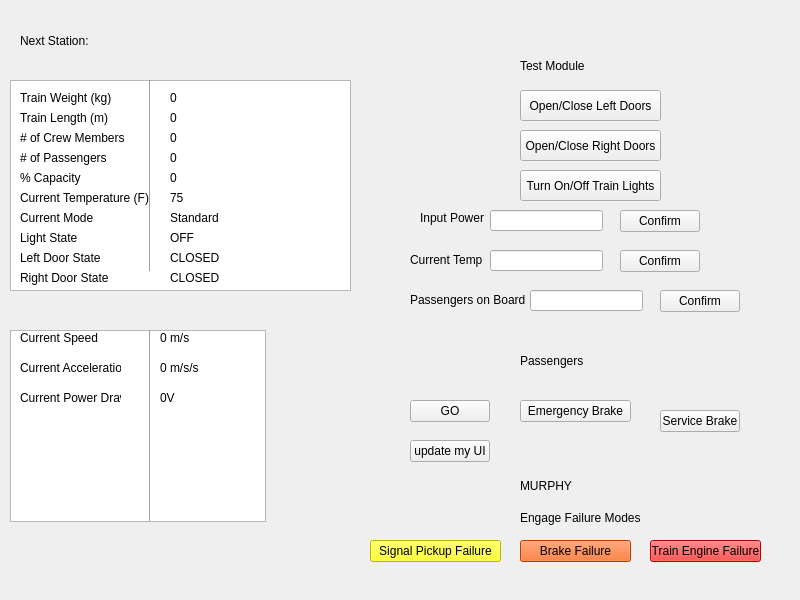
<?xml version="1.0" encoding="UTF-8"?>
<ui version="4.0">
 <class>TrainModelUI</class>
 <widget class="QWidget" name="TrainModelUI">
  <property name="geometry">
   <rect>
    <x>0</x>
    <y>0</y>
    <width>800</width>
    <height>600</height>
   </rect>
  </property>
  <property name="windowTitle">
   <string>TrainModelUI</string>
  </property>
  <widget class="QLabel" name="trainWeightButton">
   <property name="geometry">
    <rect>
     <x>20</x>
     <y>90</y>
     <width>111</width>
     <height>16</height>
    </rect>
   </property>
   <property name="text">
    <string>Train Weight (kg)</string>
   </property>
  </widget>
  <widget class="QListView" name="listView">
   <property name="geometry">
    <rect>
     <x>10</x>
     <y>80</y>
     <width>341</width>
     <height>211</height>
    </rect>
   </property>
  </widget>
  <widget class="QLabel" name="trainLengthButton">
   <property name="geometry">
    <rect>
     <x>20</x>
     <y>110</y>
     <width>101</width>
     <height>16</height>
    </rect>
   </property>
   <property name="text">
    <string>Train Length (m)</string>
   </property>
  </widget>
  <widget class="QLabel" name="passengersOnTrain">
   <property name="geometry">
    <rect>
     <x>20</x>
     <y>150</y>
     <width>91</width>
     <height>16</height>
    </rect>
   </property>
   <property name="text">
    <string># of Passengers</string>
   </property>
  </widget>
  <widget class="QLabel" name="percentCapacity">
   <property name="geometry">
    <rect>
     <x>20</x>
     <y>170</y>
     <width>71</width>
     <height>16</height>
    </rect>
   </property>
   <property name="text">
    <string>% Capacity</string>
   </property>
  </widget>
  <widget class="QLabel" name="currentTemp">
   <property name="geometry">
    <rect>
     <x>20</x>
     <y>190</y>
     <width>131</width>
     <height>16</height>
    </rect>
   </property>
   <property name="text">
    <string>Current Temperature (F)</string>
   </property>
  </widget>
  <widget class="QLabel" name="currentMode">
   <property name="geometry">
    <rect>
     <x>20</x>
     <y>210</y>
     <width>81</width>
     <height>16</height>
    </rect>
   </property>
   <property name="text">
    <string>Current Mode</string>
   </property>
  </widget>
  <widget class="Line" name="line">
   <property name="geometry">
    <rect>
     <x>140</x>
     <y>80</y>
     <width>21</width>
     <height>191</height>
    </rect>
   </property>
   <property name="orientation">
    <enum>Qt::Vertical</enum>
   </property>
  </widget>
  <widget class="QLabel" name="trainWeightV">
   <property name="geometry">
    <rect>
     <x>170</x>
     <y>90</y>
     <width>71</width>
     <height>16</height>
    </rect>
   </property>
   <property name="text">
    <string>0</string>
   </property>
  </widget>
  <widget class="QLabel" name="trainLengthValue">
   <property name="geometry">
    <rect>
     <x>170</x>
     <y>110</y>
     <width>71</width>
     <height>16</height>
    </rect>
   </property>
   <property name="text">
    <string>0</string>
   </property>
  </widget>
  <widget class="QLabel" name="passengersOnTrainValue">
   <property name="geometry">
    <rect>
     <x>170</x>
     <y>150</y>
     <width>81</width>
     <height>16</height>
    </rect>
   </property>
   <property name="text">
    <string>0</string>
   </property>
  </widget>
  <widget class="QLabel" name="percentCapacityValue">
   <property name="geometry">
    <rect>
     <x>170</x>
     <y>170</y>
     <width>71</width>
     <height>16</height>
    </rect>
   </property>
   <property name="text">
    <string>0</string>
   </property>
  </widget>
  <widget class="QLabel" name="currentTempValue">
   <property name="geometry">
    <rect>
     <x>170</x>
     <y>190</y>
     <width>51</width>
     <height>16</height>
    </rect>
   </property>
   <property name="text">
    <string>75</string>
   </property>
  </widget>
  <widget class="QLabel" name="currentModeValue">
   <property name="geometry">
    <rect>
     <x>170</x>
     <y>210</y>
     <width>171</width>
     <height>16</height>
    </rect>
   </property>
   <property name="text">
    <string>Standard</string>
   </property>
  </widget>
  <widget class="QTableWidget" name="tableWidget">
   <property name="geometry">
    <rect>
     <x>10</x>
     <y>330</y>
     <width>256</width>
     <height>192</height>
    </rect>
   </property>
  </widget>
  <widget class="QLabel" name="currentSpeedLabel">
   <property name="geometry">
    <rect>
     <x>20</x>
     <y>330</y>
     <width>81</width>
     <height>16</height>
    </rect>
   </property>
   <property name="text">
    <string>Current Speed</string>
   </property>
  </widget>
  <widget class="QLabel" name="currentAccelerationLabel">
   <property name="geometry">
    <rect>
     <x>20</x>
     <y>360</y>
     <width>101</width>
     <height>16</height>
    </rect>
   </property>
   <property name="text">
    <string>Current Acceleration</string>
   </property>
  </widget>
  <widget class="QLabel" name="currentPowerLabel">
   <property name="geometry">
    <rect>
     <x>20</x>
     <y>390</y>
     <width>101</width>
     <height>16</height>
    </rect>
   </property>
   <property name="text">
    <string>Current Power Draw</string>
   </property>
  </widget>
  <widget class="QLabel" name="currentSpeedValue">
   <property name="geometry">
    <rect>
     <x>160</x>
     <y>330</y>
     <width>81</width>
     <height>16</height>
    </rect>
   </property>
   <property name="text">
    <string>0 m/s</string>
   </property>
  </widget>
  <widget class="QLabel" name="currentAccelerationValue">
   <property name="geometry">
    <rect>
     <x>160</x>
     <y>360</y>
     <width>101</width>
     <height>16</height>
    </rect>
   </property>
   <property name="text">
    <string>0 m/s/s</string>
   </property>
  </widget>
  <widget class="QLabel" name="currentPowerValue">
   <property name="geometry">
    <rect>
     <x>160</x>
     <y>390</y>
     <width>101</width>
     <height>16</height>
    </rect>
   </property>
   <property name="text">
    <string>0V</string>
   </property>
  </widget>
  <widget class="Line" name="line_2">
   <property name="geometry">
    <rect>
     <x>140</x>
     <y>330</y>
     <width>21</width>
     <height>191</height>
    </rect>
   </property>
   <property name="orientation">
    <enum>Qt::Vertical</enum>
   </property>
  </widget>
  <widget class="QPushButton" name="toggleLights">
   <property name="geometry">
    <rect>
     <x>520</x>
     <y>170</y>
     <width>141</width>
     <height>31</height>
    </rect>
   </property>
   <property name="text">
    <string>Turn On/Off Train Lights</string>
   </property>
  </widget>
  <widget class="QPushButton" name="inputPowerConfirm">
   <property name="geometry">
    <rect>
     <x>620</x>
     <y>210</y>
     <width>80</width>
     <height>22</height>
    </rect>
   </property>
   <property name="text">
    <string>Confirm</string>
   </property>
  </widget>
  <widget class="QPushButton" name="toggleDoorLeft">
   <property name="geometry">
    <rect>
     <x>520</x>
     <y>90</y>
     <width>141</width>
     <height>31</height>
    </rect>
   </property>
   <property name="text">
    <string>Open/Close Left Doors</string>
   </property>
  </widget>
  <widget class="QLineEdit" name="inputPowerResult">
   <property name="geometry">
    <rect>
     <x>490</x>
     <y>210</y>
     <width>113</width>
     <height>21</height>
    </rect>
   </property>
  </widget>
  <widget class="QLabel" name="currentVelocityLabel">
   <property name="geometry">
    <rect>
     <x>420</x>
     <y>210</y>
     <width>81</width>
     <height>16</height>
    </rect>
   </property>
   <property name="text">
    <string>Input Power</string>
   </property>
  </widget>
  <widget class="QLabel" name="test_module_label">
   <property name="geometry">
    <rect>
     <x>520</x>
     <y>50</y>
     <width>141</width>
     <height>31</height>
    </rect>
   </property>
   <property name="styleSheet">
    <string notr="true">font: 18pt &quot;Nirmala UI&quot;;</string>
   </property>
   <property name="text">
    <string>Test Module</string>
   </property>
  </widget>
  <widget class="QLabel" name="lightStateLabel">
   <property name="geometry">
    <rect>
     <x>20</x>
     <y>230</y>
     <width>71</width>
     <height>16</height>
    </rect>
   </property>
   <property name="text">
    <string>Light State</string>
   </property>
  </widget>
  <widget class="QLabel" name="leftDoorStateLabel">
   <property name="geometry">
    <rect>
     <x>20</x>
     <y>250</y>
     <width>91</width>
     <height>16</height>
    </rect>
   </property>
   <property name="text">
    <string>Left Door State</string>
   </property>
  </widget>
  <widget class="QLabel" name="lightStateValue">
   <property name="geometry">
    <rect>
     <x>170</x>
     <y>230</y>
     <width>71</width>
     <height>16</height>
    </rect>
   </property>
   <property name="text">
    <string>OFF</string>
   </property>
  </widget>
  <widget class="QLabel" name="leftDoorStateValue">
   <property name="geometry">
    <rect>
     <x>170</x>
     <y>250</y>
     <width>71</width>
     <height>16</height>
    </rect>
   </property>
   <property name="text">
    <string>CLOSED</string>
   </property>
  </widget>
  <widget class="QLabel" name="crewMembers">
   <property name="geometry">
    <rect>
     <x>20</x>
     <y>130</y>
     <width>111</width>
     <height>16</height>
    </rect>
   </property>
   <property name="text">
    <string># of Crew Members</string>
   </property>
  </widget>
  <widget class="QLabel" name="crewMembersValue">
   <property name="geometry">
    <rect>
     <x>170</x>
     <y>130</y>
     <width>81</width>
     <height>16</height>
    </rect>
   </property>
   <property name="text">
    <string>0</string>
   </property>
  </widget>
  <widget class="QPushButton" name="emergencyBrake">
   <property name="geometry">
    <rect>
     <x>520</x>
     <y>400</y>
     <width>111</width>
     <height>22</height>
    </rect>
   </property>
   <property name="text">
    <string>Emergency Brake</string>
   </property>
  </widget>
  <widget class="QPushButton" name="pushButton_2">
   <property name="geometry">
    <rect>
     <x>370</x>
     <y>540</y>
     <width>131</width>
     <height>22</height>
    </rect>
   </property>
   <property name="styleSheet">
    <string notr="true">background-color: rgb(255, 255, 0)</string>
   </property>
   <property name="text">
    <string>Signal Pickup Failure</string>
   </property>
  </widget>
  <widget class="QPushButton" name="pushButton_3">
   <property name="geometry">
    <rect>
     <x>520</x>
     <y>540</y>
     <width>111</width>
     <height>22</height>
    </rect>
   </property>
   <property name="styleSheet">
    <string notr="true">background-color: rgb(255, 85, 0)</string>
   </property>
   <property name="text">
    <string>Brake Failure</string>
   </property>
  </widget>
  <widget class="QPushButton" name="pushButton_4">
   <property name="geometry">
    <rect>
     <x>650</x>
     <y>540</y>
     <width>111</width>
     <height>22</height>
    </rect>
   </property>
   <property name="styleSheet">
    <string notr="true">background-color: rgb(255, 0, 0)</string>
   </property>
   <property name="text">
    <string>Train Engine Failure</string>
   </property>
  </widget>
  <widget class="QLabel" name="label_2">
   <property name="geometry">
    <rect>
     <x>520</x>
     <y>510</y>
     <width>141</width>
     <height>16</height>
    </rect>
   </property>
   <property name="text">
    <string>Engage Failure Modes</string>
   </property>
  </widget>
  <widget class="QLabel" name="rightDoorStateLabel">
   <property name="geometry">
    <rect>
     <x>20</x>
     <y>270</y>
     <width>101</width>
     <height>16</height>
    </rect>
   </property>
   <property name="text">
    <string>Right Door State</string>
   </property>
  </widget>
  <widget class="QLabel" name="rightDoorStateValue">
   <property name="geometry">
    <rect>
     <x>170</x>
     <y>270</y>
     <width>71</width>
     <height>16</height>
    </rect>
   </property>
   <property name="text">
    <string>CLOSED</string>
   </property>
  </widget>
  <widget class="QPushButton" name="toggleDoorRight">
   <property name="geometry">
    <rect>
     <x>520</x>
     <y>130</y>
     <width>141</width>
     <height>31</height>
    </rect>
   </property>
   <property name="text">
    <string>Open/Close Right Doors</string>
   </property>
  </widget>
  <widget class="QLabel" name="murphy_label">
   <property name="geometry">
    <rect>
     <x>520</x>
     <y>470</y>
     <width>131</width>
     <height>31</height>
    </rect>
   </property>
   <property name="styleSheet">
    <string notr="true">font: 18pt &quot;Kristen ITC&quot;;</string>
   </property>
   <property name="text">
    <string>MURPHY</string>
   </property>
  </widget>
  <widget class="QLabel" name="passenger_label">
   <property name="geometry">
    <rect>
     <x>520</x>
     <y>340</y>
     <width>141</width>
     <height>41</height>
    </rect>
   </property>
   <property name="styleSheet">
    <string notr="true">font: 18pt &quot;MS Gothic&quot;;</string>
   </property>
   <property name="text">
    <string>Passengers</string>
   </property>
  </widget>
  <widget class="QPushButton" name="pushButton">
   <property name="geometry">
    <rect>
     <x>410</x>
     <y>440</y>
     <width>80</width>
     <height>22</height>
    </rect>
   </property>
   <property name="text">
    <string>update my UI</string>
   </property>
  </widget>
  <widget class="QPushButton" name="serviceBrakeButton">
   <property name="geometry">
    <rect>
     <x>660</x>
     <y>410</y>
     <width>80</width>
     <height>22</height>
    </rect>
   </property>
   <property name="text">
    <string>Service Brake</string>
   </property>
  </widget>
  <widget class="QPushButton" name="standardModeButton">
   <property name="geometry">
    <rect>
     <x>410</x>
     <y>400</y>
     <width>80</width>
     <height>22</height>
    </rect>
   </property>
   <property name="text">
    <string>GO</string>
   </property>
  </widget>
  <widget class="QLabel" name="nextStationLabel">
   <property name="geometry">
    <rect>
     <x>20</x>
     <y>10</y>
     <width>121</width>
     <height>61</height>
    </rect>
   </property>
   <property name="text">
    <string>Next Station:</string>
   </property>
  </widget>
  <widget class="QLabel" name="nextStationValue">
   <property name="geometry">
    <rect>
     <x>130</x>
     <y>10</y>
     <width>211</width>
     <height>51</height>
    </rect>
   </property>
   <property name="text">
    <string/>
   </property>
  </widget>
  <widget class="QLabel" name="currentTempLabel">
   <property name="geometry">
    <rect>
     <x>410</x>
     <y>250</y>
     <width>91</width>
     <height>20</height>
    </rect>
   </property>
   <property name="text">
    <string>Current Temp</string>
   </property>
  </widget>
  <widget class="QLineEdit" name="inputCurrentTempValue">
   <property name="geometry">
    <rect>
     <x>490</x>
     <y>250</y>
     <width>113</width>
     <height>21</height>
    </rect>
   </property>
  </widget>
  <widget class="QPushButton" name="inputTempConfirm">
   <property name="geometry">
    <rect>
     <x>620</x>
     <y>250</y>
     <width>80</width>
     <height>22</height>
    </rect>
   </property>
   <property name="text">
    <string>Confirm</string>
   </property>
  </widget>
  <widget class="QLabel" name="PassengersOnBoardLabel">
   <property name="geometry">
    <rect>
     <x>410</x>
     <y>290</y>
     <width>121</width>
     <height>20</height>
    </rect>
   </property>
   <property name="text">
    <string>Passengers on Board</string>
   </property>
  </widget>
  <widget class="QLineEdit" name="inputPassengersOnBoard">
   <property name="geometry">
    <rect>
     <x>530</x>
     <y>290</y>
     <width>113</width>
     <height>21</height>
    </rect>
   </property>
  </widget>
  <widget class="QPushButton" name="passengersConfirm">
   <property name="geometry">
    <rect>
     <x>660</x>
     <y>290</y>
     <width>80</width>
     <height>22</height>
    </rect>
   </property>
   <property name="text">
    <string>Confirm</string>
   </property>
  </widget>
  <action name="actiontrainWeight">
   <property name="text">
    <string>trainWeight</string>
   </property>
  </action>
  <zorder>listView</zorder>
  <zorder>trainWeightButton</zorder>
  <zorder>trainLengthButton</zorder>
  <zorder>passengersOnTrain</zorder>
  <zorder>percentCapacity</zorder>
  <zorder>currentTemp</zorder>
  <zorder>currentMode</zorder>
  <zorder>line</zorder>
  <zorder>trainWeightV</zorder>
  <zorder>trainLengthValue</zorder>
  <zorder>passengersOnTrainValue</zorder>
  <zorder>percentCapacityValue</zorder>
  <zorder>currentTempValue</zorder>
  <zorder>currentModeValue</zorder>
  <zorder>tableWidget</zorder>
  <zorder>currentSpeedLabel</zorder>
  <zorder>currentAccelerationLabel</zorder>
  <zorder>currentPowerLabel</zorder>
  <zorder>currentSpeedValue</zorder>
  <zorder>currentAccelerationValue</zorder>
  <zorder>currentPowerValue</zorder>
  <zorder>line_2</zorder>
  <zorder>toggleLights</zorder>
  <zorder>inputPowerConfirm</zorder>
  <zorder>toggleDoorLeft</zorder>
  <zorder>inputPowerResult</zorder>
  <zorder>currentVelocityLabel</zorder>
  <zorder>test_module_label</zorder>
  <zorder>lightStateLabel</zorder>
  <zorder>leftDoorStateLabel</zorder>
  <zorder>lightStateValue</zorder>
  <zorder>leftDoorStateValue</zorder>
  <zorder>crewMembers</zorder>
  <zorder>crewMembersValue</zorder>
  <zorder>emergencyBrake</zorder>
  <zorder>pushButton_2</zorder>
  <zorder>pushButton_3</zorder>
  <zorder>pushButton_4</zorder>
  <zorder>label_2</zorder>
  <zorder>rightDoorStateLabel</zorder>
  <zorder>rightDoorStateValue</zorder>
  <zorder>toggleDoorRight</zorder>
  <zorder>murphy_label</zorder>
  <zorder>passenger_label</zorder>
  <zorder>pushButton</zorder>
  <zorder>serviceBrakeButton</zorder>
  <zorder>standardModeButton</zorder>
  <zorder>nextStationLabel</zorder>
  <zorder>nextStationValue</zorder>
  <zorder>currentTempLabel</zorder>
  <zorder>inputCurrentTempValue</zorder>
  <zorder>inputTempConfirm</zorder>
  <zorder>PassengersOnBoardLabel</zorder>
  <zorder>inputPassengersOnBoard</zorder>
  <zorder>passengersConfirm</zorder>
 </widget>
 <resources/>
 <connections/>
</ui>
